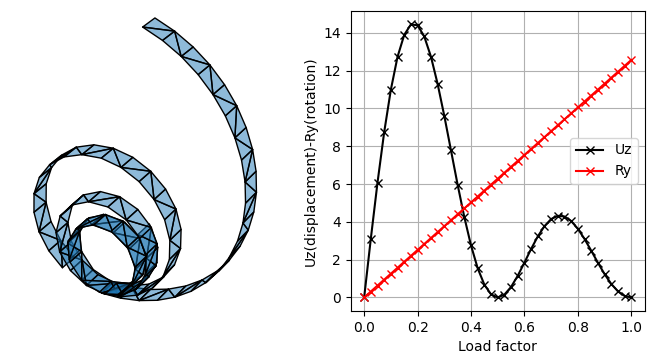

The Python source for this figure:
from openseespy import opensees as ops
import opsvis as opsv
import matplotlib.pyplot as plt
from mpl_toolkits.mplot3d import Axes3D
import math

# model and section
ops.model('basic', '-ndm', 3, '-ndf', 6)
E = 1e4
h = 1.0
ops.section('ElasticMembranePlateSection', 1, E, 0.0, h)

# mesh
Lx = 20.0
Ly = 1.0
Nx = 20
Ny = 1
dLx = Lx/Nx
dLy = Ly/Ny
for j in range(Ny+1):
	offset = j*(Nx+1)
	jY = j*dLy
	for i in range(Nx+1):
		iX = i*dLx
		ops.node(offset+i+1, iX, jY, 0.0)
a1 = (0,1,3)
a2 = (1,2,3)
b1 = (0,1,2)
b2 = (0,2,3)
ele_id = 1
for j in range(Ny):
	for i in range(Nx):
		qids = (j*(Nx+1)+i+1, j*(Nx+1)+i+2, (j+1)*(Nx+1)+i+2, (j+1)*(Nx+1)+i+1)
		t1,t2 = a1,a2
		if (i+j) % 2 != 1:
			t1,t2 = b1,b2
		ops.element('ASDShellT3', ele_id, *[qids[k] for k in t1], 1, '-corotational')
		ops.element('ASDShellT3', ele_id+1, *[qids[k] for k in t2], 1, '-corotational')
		ele_id += 2

# fix
for j in range(Ny+1):
	ops.fix(j*(Nx+1)+1, 1,1,1,1,1,1)

# load
Nrolls = 2
M = (Nrolls*2.0*math.pi*E*h**3/12/Lx)
dM = M/Ny/2
ops.timeSeries('Linear', 1)
ops.pattern('Plain', 1, 1)
for j in range(Ny):
	i = Nx-1
	n1 = j*(Nx+1)+i+2
	n2 = (j+1)*(Nx+1)+i+2
	ops.load(n1, 0,0,0,0,-dM,0)
	ops.load(n2, 0,0,0,0,-dM,0)

# analysis
duration = 1.0
nsteps = 40
dt = duration/nsteps
dt_record = 0.2
ops.constraints('Transformation')
ops.numberer('RCM')
ops.system('UmfPack')
ops.test('NormDispIncr', 1.0e-5, 100, 0)
ops.algorithm('Newton')
ops.integrator('LoadControl', dt)
ops.analysis('Static')
fig = plt.figure()
ax1 = fig.add_subplot(121, projection=Axes3D.name)
ax2 = fig.add_subplot(122)
ctime = 0.0
time = [0.0]*(nsteps+1)
Uz = [0.0]*(nsteps+1)
Ry = [0.0]*(nsteps+1)
CNode = (Nx+1)*(Ny+1)
for i in range(nsteps):
	print('step {} of {}'.format(i+1, nsteps))
	if ops.analyze(1) != 0:
		break
	ctime += dt
	if ctime > dt_record:
		ctime = 0.0
		opsv.plot_defo(sfac=1.0, node_supports=False, ax=ax1,
			unDefoFlag=0)
	time[i+1] = ops.getTime()
	Uz[i+1] = ops.nodeDisp(CNode, 3)
	Ry[i+1] = -ops.nodeDisp(CNode, 5)
ax1.axis('off')
ax2.plot(time, Uz, '-xk', label='Uz')
ax2.plot(time, Ry, '-xr', label='Ry')
ax2.set_xlabel('Load factor')
ax2.set_ylabel('Uz(displacement)-Ry(rotation)')
ax2.legend()
ax2.grid(True)

# compute exact solution at Nrolls number of rotations
ref_Uz = 0.0
ref_Ry = Nrolls*2*math.pi
num_Uz = Uz[-1]
num_Ry = Ry[-1]
fmt_str = ' | '.join(['{:>12s}']*4)
fmt_num = ' | '.join(['{:>12s}'] + ['{:12.3g}']*3)
print('Summary')
print(fmt_str.format('Value', 'Exact', 'Numerical', 'Error'))
print(fmt_num.format('Uz', ref_Uz, num_Uz, abs(num_Uz-ref_Uz)))
print(fmt_num.format('Ry', ref_Ry, num_Ry, abs(num_Ry-ref_Ry)))

# show plot
plt.show()
